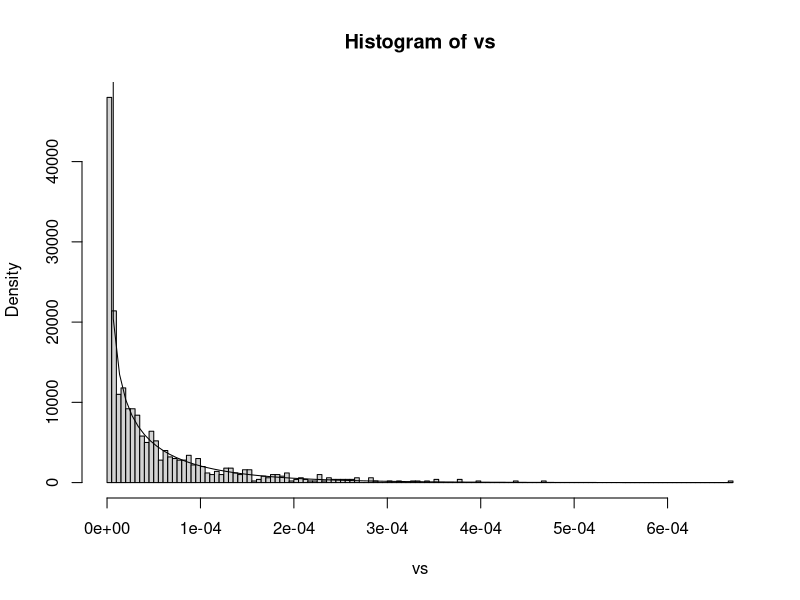

Here is the R script that generated this plot: (Note: this script raises an error after producing the figure.)
# LT 15/04/2024
# 
# Test of numerical integration for SBayesC power
# compare with Monte Carlo simulations

# first scenario, looking at all SNPs (alpha_v = 0)

# parameters
n <- 30000
h2 <- 0.5
pi <- 0.01
m <- 1e6

# number of samples for MC integration
N = 1e3

# draw beta
betas <- rnorm(N, 0, sqrt(h2 / m / pi))
vs <- betas ^ 2

# plot distribution of v
hist(vs, prob = TRUE, breaks = 100)
plot(function(x) dnorm(sqrt(x), 0, sqrt(h2 / m / pi)) / sqrt(x),
     xlim = c(min(vs), max(vs)), add = TRUE)

# test naive MC integration drawing from chi2
P_v <- sapply(vs, function(v) mean(rchisq(N, 1, n * v / (1 - h2)) > 0.9))
mean(P_v)

# test inner integral
fP_mc <- function(P, n, h2, m, pi) {
  # draw v
  betas <- rnorm(N, 0, sqrt(h2 / m / pi))
  vs <- betas ^ 2
  z <- P_2_z(P, n = n, h2 = h2, m = m, pi = pi)
  mean(dchisq(z, 1, n * vs / (1 - h2)))
}

fP_int <- function(P, n, h2, m, pi){
  z <- P_2_z(P, n = n, h2 = h2, m = m, pi = pi)
  fP(0, z, n, h2, m, pi) 
}

fP_mc(0.3, 1e5, 0.5, m = m, pi = pi)
fP_int(0.3, 1e5, 0.5, m = m, pi = pi)  
# do match

# Monte Carlo integration of power
pow_mc <- function(P, n, h2, m, pi, N = 1000) {
  # draw P
  Ps = runif(N, min = P, max = 1)
  # for each P calculate f(P)
  (1 - P) * mean(sapply(Ps, function(P) fP_mc(P, n, h2, m, pi)))
}

pow_mc(0.1, n,h2, m, pi)
pow(0.1, 0, n = n, h2 = h2, m = m, pi = pi)              




